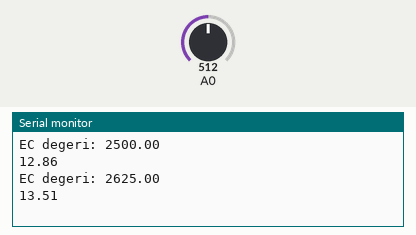
This sketch was run on a simulated Arduino Uno, built with avr-gcc and run on an emulated ATmega328P. Shown: the last lines printed to the serial monitor. The inputs (shaded band) are chosen by the test bench; at power-on: A0 = 512.

Above: at 1.2 s.
1.3 s: A0 set to 716
At 1.83 s:
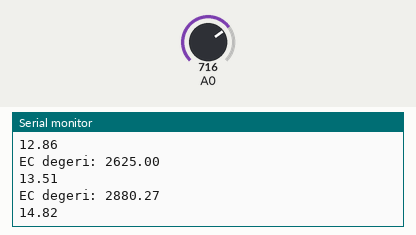
2.8 s: A0 set to 900
At 2.83 s:
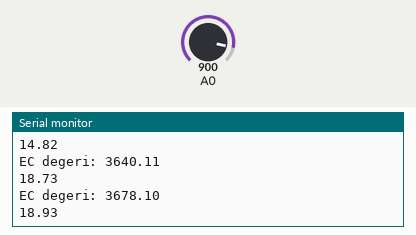
Timing chart, 0 to 5.8 s (numbered marks = the images above; inputs shaded):
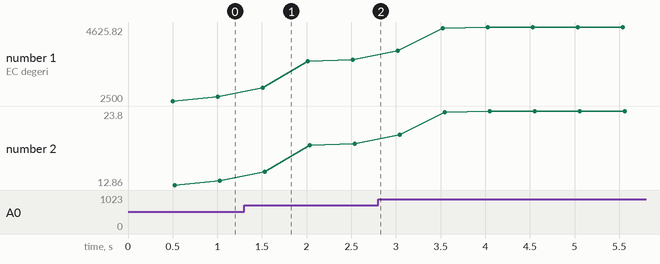

Measured:
- after the input at 1.3 s, the serial monitor: prints a new line after 0.21 s (image 1)
- plotted number 1: 2625 → 3678.1 after the input at 1.3 s, 3678.1 → 4625.82 after the input at 2.8 s
- plotted number 2: 13.51 → 18.93 after the input at 1.3 s, 18.93 → 23.8 after the input at 2.8 s

The sketch:

EC.ino
```cpp
#include "DFRobot_EC.h"

DFRobot_EC ec;

float voltage,ecValue,temperature = 35;
float AD,EC;

void setup()
{
  Serial.begin(9600);
  ec.begin();
}
void loop(){
 for(int i=0;i<20;i++)
 {
    AD = AD + analogRead(A0);
    delay(20);
 }
 AD = AD / 20;
 voltage = (AD/1024.0)*5000;
 ecValue = ec.readEC(voltage,temperature);

 ec.calibration(voltage,temperature);
 delay(100);
 Serial.print("EC degeri: ");
 Serial.println(voltage);
  Serial.println(ecValue);

 //Serial.print("Sıcaklık: ");
 //Serial.println(temperature);
}
```
